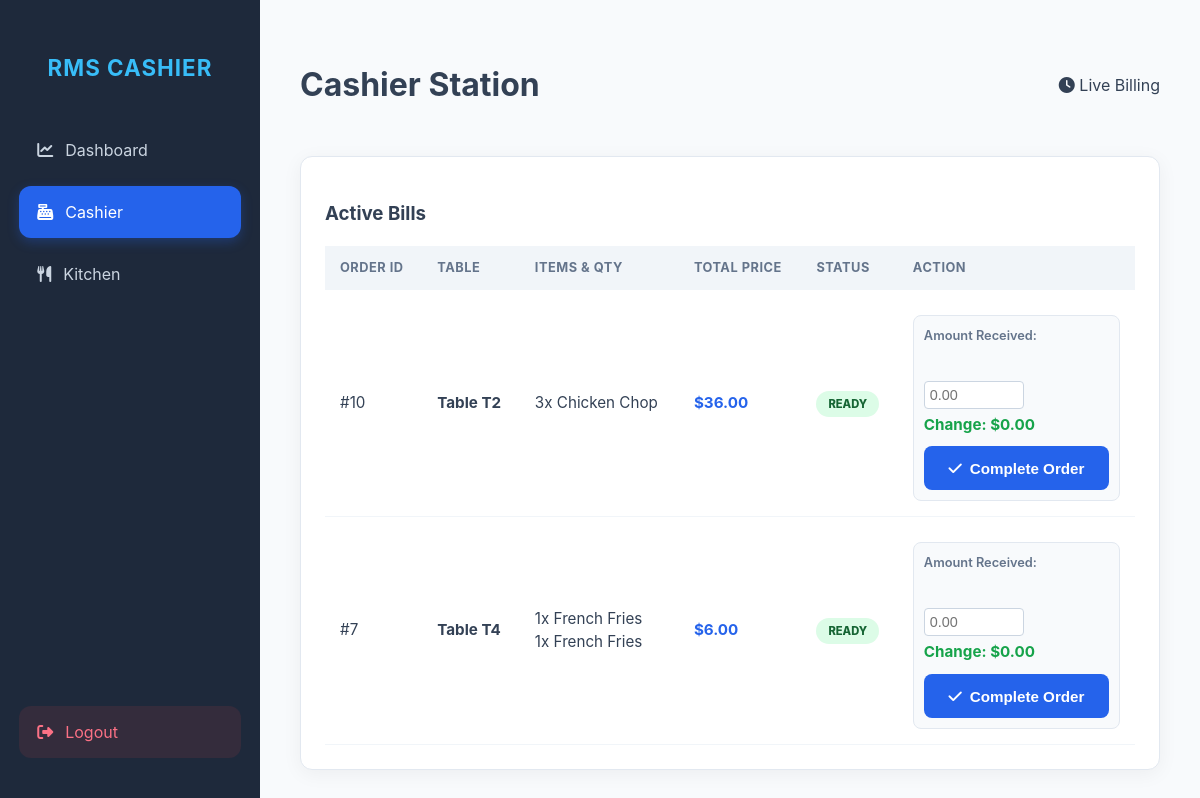
The page /cashier.php (signed in) on the database as committed earlier.
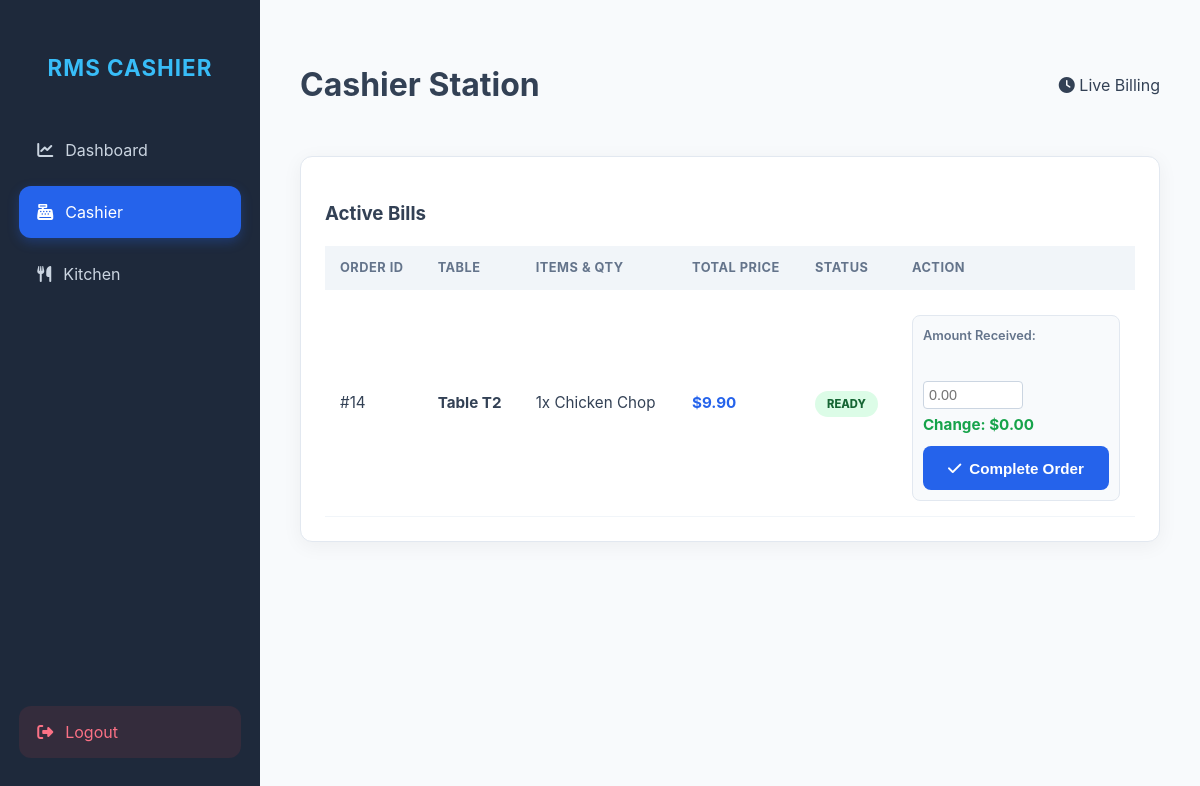
The same page on the database as committed later.
### tables this page shows
CREATE TABLE `orders` (
  `id` int(11) NOT NULL,
  `table_number` varchar(10) NOT NULL,
  `total_price` decimal(10,2) DEFAULT 0.00,
  `status` varchar(20) DEFAULT 'pending',
  `created_at` timestamp NOT NULL DEFAULT current_timestamp(),
  `amount_paid` decimal(10,2) DEFAULT 0.00,
  `amount_change` decimal(10,2) DEFAULT 0.00
);

### cashier.php (the view, shortened to what this page needs)
<?php
include 'db.php';
$orders = $conn->query("SELECT * FROM orders WHERE status != 'completed' ORDER BY id DESC");
?>
<!DOCTYPE html>
<html lang="en">
<head>
    <link rel="stylesheet" href="css/style.css">
    <link rel="stylesheet" href="https://cdnjs.cloudflare.com/ajax/libs/font-awesome/6.4.0/css/all.min.css">
</head>
<body>
    <div class="sidebar">
        <h2>RMS CASHIER</h2>
        <a href="admin.php"><i class="fas fa-chart-line"></i> Dashboard</a>
        <a href="cashier.php" class="active"><i class="fas fa-cash-register"></i> Cashier</a>
        <a href="kitchen.php"><i class="fas fa-utensils"></i> Kitchen</a>
        <a href="logout.php" class="logout-btn"><i class="fas fa-sign-out-alt"></i> Logout</a>
    </div>
    <div class="main-content">
        <div class="header-flex">
            <h1>Cashier Station</h1>
            <span><i class="fas fa-clock"></i> Live Billing</span>
        </div>
        <div class="card">
            <h3>Active Bills</h3>
            <div class="table-container">
                <table>
                    <thead>
                        <tr>
                            <th>Order ID</th>
                            <th>Table</th>
                            <th>Items & Qty</th>
                            <th>Total Price</th>
                            <th>Status</th>
                            <th>Action</th>
                        </tr>
                    </thead>
                    <tbody>
                        <?php while($o = $orders->fetch_assoc()): ?>
                        <tr>
                            <td>#<?php echo $o['id']; ?></td>
                            <td><b>Table <?php echo $o['table_number']; ?></b></td>
                            <td>
                                <?php
                                $oid = $o['id'];
                                $items = $conn->query("SELECT oi.quantity, i.name FROM order_items oi JOIN items i ON oi.item_id=i.id WHERE oi.order_id=$oid");
                                while($item = $items->fetch_assoc()) {
                                    echo "<div>" . $item['quantity'] . "x " . htmlspecialchars($item['name']) . "</div>";
                                }
                                ?>
                            </td>
                            <td><strong style="color:var(--primary);">$<span id="total-<?php echo $o['id']; ?>"><?php echo number_format($o['total_price'], 2); ?></span></strong></td>
                            <td><span class="badge bg-<?php echo $o['status']; ?>"><?php echo strtoupper($o['status']); ?></span></td>
                            <td>
                                <?php if($o['status'] == 'ready'): ?>
                                    <div class="payment-box">
                                        <label style="font-size: 0.8rem;">Amount Received:</label><br>
                                        <input type="number" step="0.01" class="payment-input" placeholder="0.00"
                                               oninput="calculateChange(<?php echo $o['id']; ?>, <?php echo $o['total_price']; ?>, this.value)">
                                        <span class="change-display" id="change-display-<?php echo $o['id']; ?>">Change: $0.00</span>
                                        <form method="POST">
                                            <button type="submit" name="complete_order" id="btn-<?php echo $o['id']; ?>" class="btn btn-primary" style="width:100%">
                                                <i class="fas fa-check"></i> Complete Order
                                            </button>
                                        </form>
                                    </div>
                                <?php else: ?>
                                    <small style="color:var(--text-muted);">Cooking in progress...</small>
                                <?php endif; ?>
                            </td>
                        </tr>
                        <?php endwhile; ?>
                    </tbody>
                </table>
            </div>
        </div>
    </div>
</body>
</html>

Rows that differ between the two databases and show on the page:
no longer on this page (row edited): orders: id "10", table_number "T2", quantity "3", name "Chicken Chop", total_price "36.00", status "READY"
no longer on this page (row edited): orders: id "7", table_number "T4", quantity "1", name "French Fries", total_price "6.00", status "READY"
added orders: id "14", table_number "T2", quantity "1", name "Chicken Chop", total_price "9.90", status "READY"
